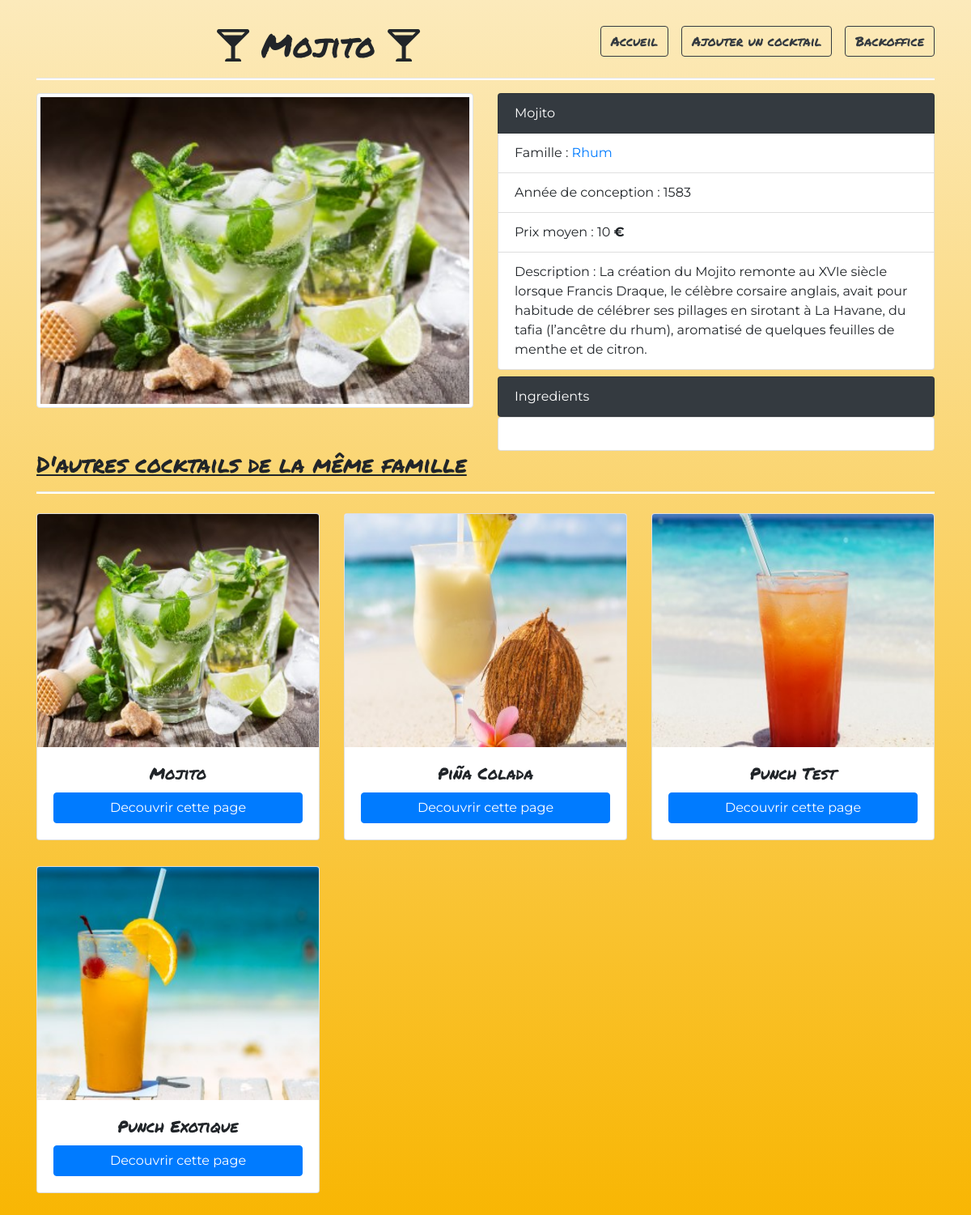
Page /detailsCocktail.php?id=2 on the committed database.
### tables this page shows
CREATE TABLE `Cocktail` (
  `id` int(11) NOT NULL,
  `nom` varchar(255) NOT NULL,
  `description` text NOT NULL,
  `urlPhoto` varchar(255) NOT NULL,
  `dateConception` date NOT NULL,
  `prixMoyen` float NOT NULL,
  `idFamille` int(11) NOT NULL
);

CREATE TABLE `Famille` (
  `id` int(11) NOT NULL,
  `nomFamille` varchar(255) NOT NULL
);

### detailsCocktail.php (called while the page is built, shortened)
<?php
require 'models/cocktail.php';
$infosCocktail = detailsCocktails($_GET['id']);
$proposition = propositionFamille($infosCocktail['nomFamille']);
include 'templates/detailsCocktail.phtml';

### models/cocktail.php (called while the page is built, shortened)
<?php
function detailsCocktails($id){
    $pdo = connectToDatabase();
    $query = $pdo->prepare("
    Select
        cocktail.id, nom, nomFamille, idFamille, description, urlPhoto, Year(dateConception) As dateConception, prixMoyen
    From cocktail
    INNER JOIN Famille ON famille.id = cocktail.idFamille
    WHERE cocktail.id = ?
    ");
    $query->execute( [$id] );
    return $query->fetch(PDO::FETCH_ASSOC);
}
function propositionFamille( $nomFamille ){
    $pdo = connectToDatabase();
    $query = $pdo->prepare("
        Select nom, cocktail.id, nomFamille, urlPhoto
        From cocktail
        INNER JOIN Famille ON famille.id = cocktail.idFamille
        WHERE nomFamille = ?
    ");
    $query->execute( [$nomFamille] );
    return $query->fetchAll(PDO::FETCH_ASSOC);
}

### templates/detailsCocktail.phtml (the view, shortened to what this page needs)
<!DOCTYPE html>
<html lang="fr">
<head>
      <link rel="stylesheet" href="https://cdnjs.cloudflare.com/ajax/libs/twitter-bootstrap/4.4.1/css/bootstrap.min.css">
      <link rel="stylesheet" href="assets/css/cocktails.css">
      <link rel="stylesheet" href="https://cdnjs.cloudflare.com/ajax/libs/font-awesome/5.15.2/css/all.min.css" />
</head>
<body class="container">
      <nav">
            <h1>
                  <i class="fas fa-glass-martini-alt"></i>
                  <?= $infosCocktail['nom'] ?>
                  <i class="fas fa-glass-martini-alt"></i>
                  <?php include 'inc/nav.phtml'; ?>
            </h1>
            <hr style="height: 2px; background-color: white">
            <main class="row">
                  <div class="col-sm-6">
                        <img src="assets/images/cocktails/<?= $infosCocktail['urlPhoto'] ?>" alt="Image du cocktail : <?= $infosCocktail['nom'] ?>" class="w-100 img-thumbnail">
                  </div>
                  <div class="col-sm-6">
                        <ul class="list-group">
                              <li class="list-group-item bg-dark text-white"><?= $infosCocktail['nom'] ?></li>
                              <li class="list-group-item">Famille : <a href="index.php?famille=<?= $infosCocktail['nomFamille'] ?>"><?= $infosCocktail['nomFamille'] ?></a></li>
                              <li class="list-group-item">Année de conception : <?= $infosCocktail['dateConception'] ?></li>
                              <li class="list-group-item">Prix moyen : <?= $infosCocktail['prixMoyen'] ?> <b>€</b></li>
                              <li class="list-group-item">Description : <?= $infosCocktail['description'] ?></li>
                        </ul>
                        <ul class="list-group mt-2">
                              <li class="list-group-item bg-dark text-white">Ingredients</li>
                        </ul>
                        <div class="card card-body">
                        </div>
                  </div>
      <div class="col-sm-12">
      <h3>D'autres cocktails de la même famille </h3>
      <hr style="height: 2px; background-color: white">
      </div>
                  <?php foreach ($proposition as $detailFam) { ?>
                        <div class="col-4 mt-2">
                              <div class="card mb-4">
                                    <img class="card-img-top" style="height: 18rem;" src="assets/images/cocktails/<?= $detailFam['urlPhoto'] ?>" alt="Card image cocktail">
                                    <div class="card-body">
                                          <h5 class="card-title"><?= $detailFam['nom'] ?></h5>
                                          <a href="detailsCocktail.php?id=<?= $detailFam['id'] ?>" class="w-100 btn btn-primary">Decouvrir cette page</a>
                                    </div>
                              </div>
                        </div>
                  <?php } ?>
            </main>
</body>
</html>

### assets/css/cocktails.css (style rules this page uses)
* { box-sizing: border-box; }
body { background: linear-gradient(to bottom, #fceabb, #f8b500); font-family: Montserrat, sans-serif; max-width: 1024px; min-height: 100vh; padding: 2rem 0; }
h1,h5 { text-align: center; font-family: 'Permanent Marker', cursive; }
h3 { font-family: 'Permanent Marker', cursive; text-decoration: underline; }
main { display: flex; flex-wrap: wrap; justify-content: space-between; }

### rows in the picture
cocktail: nom "Mojito", urlPhoto (picture), idFamille.nomFamille "Rhum", prixMoyen "10", description "La création du Mojito remonte au XVIe siècle lorsque Francis Draque, le célèbre corsaire anglais, avait pour habitude de célébrer ses pillages en sirotant à La Havane, du tafia (l’ancêtre du rhum), aromatisé de quelques feuilles de menthe et de citron."
cocktail: urlPhoto (picture), nom "Piña Colada"
cocktail: urlPhoto (picture), nom "Punch Test"
cocktail: urlPhoto (picture), nom "Punch Exotique"

### other values in the picture
$infosCocktail['dateConception'] "1583"
